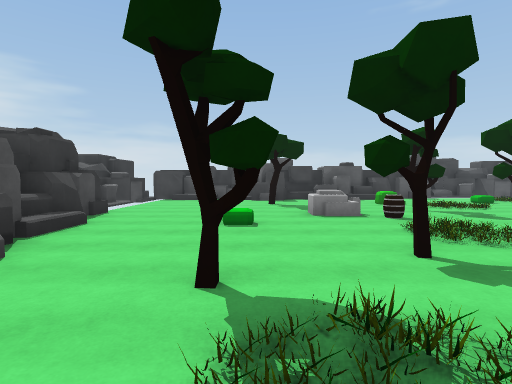
view 1 (above)

14 first-person views from a walk through a scene from a Unity 3-D project. The camera is 1.5 m above the floor, tilts 2° down and sees 80° across. The floor is counted in squares, 2 m on a side. Each view is taken from the middle of a square. On the plan, view 1 faces up. The plan holds only what a view shows up to about 10 squares ahead; the rest is blank. The place goes on beyond the plan. Some animated figures are left out. Surface patterns are stand-ins for the level's own textures.

view 2
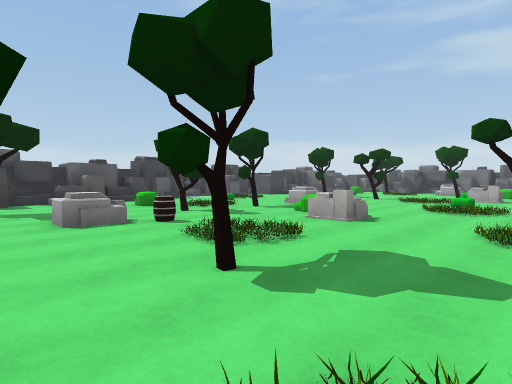

view 3
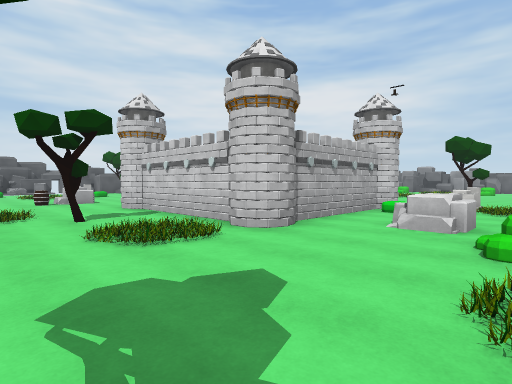

view 4
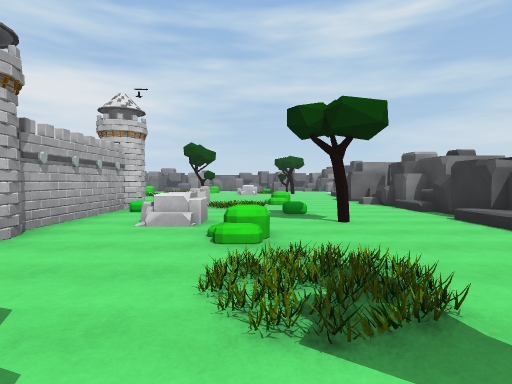

view 5
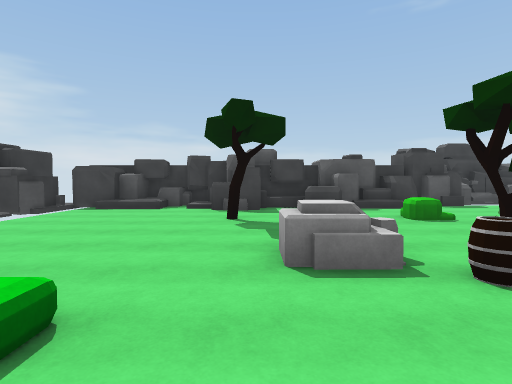

view 6
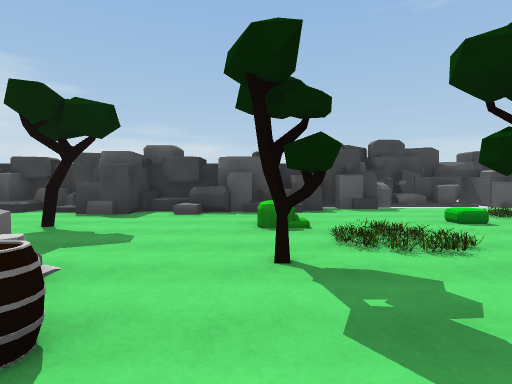

view 7
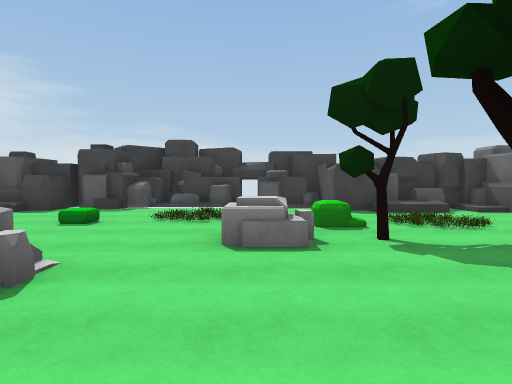

view 8
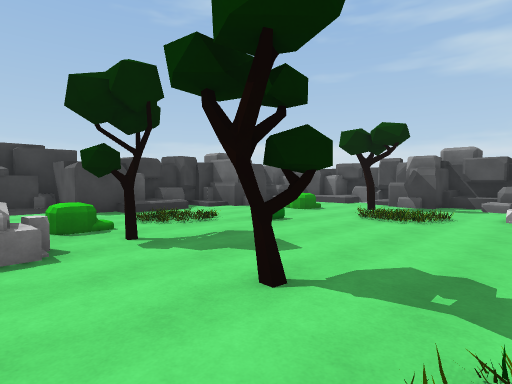

view 9
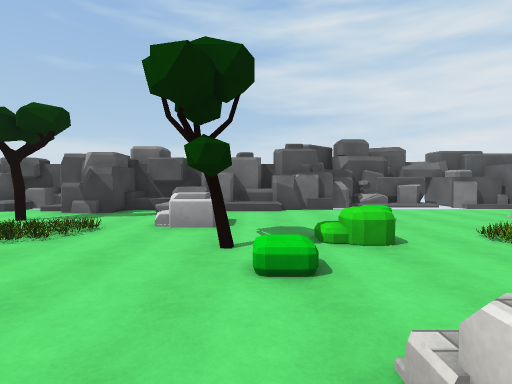

view 10
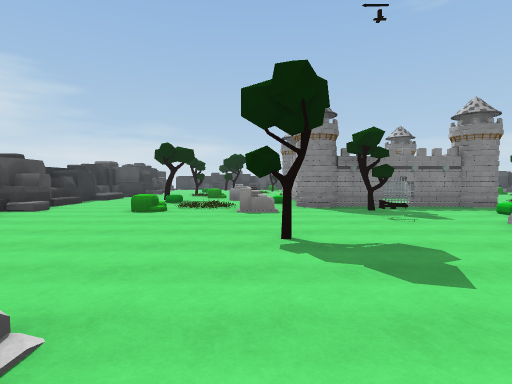

view 11
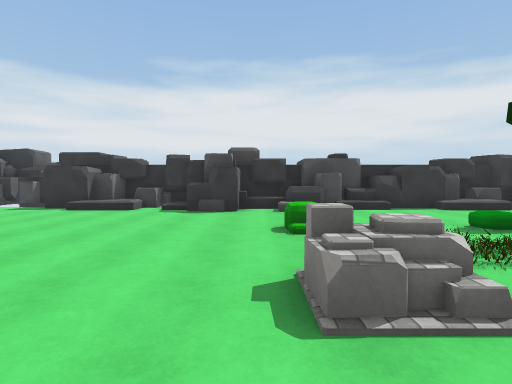

view 12
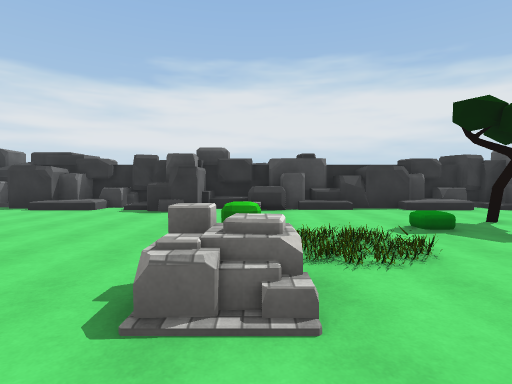

view 13
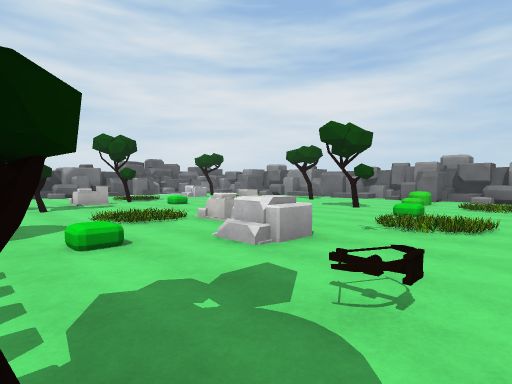

view 14
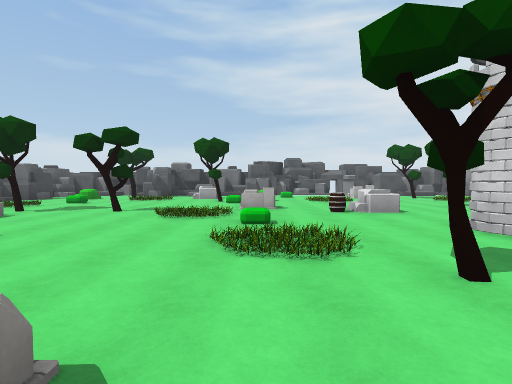

### Floor plan
Key: @ floor where view 1 was taken; # wall or solid block; . main floor; : floor 0.25 m higher than the main floor; + floor 0.5 m higher than the main floor; * floor 0.75 m higher than the main floor; % floor 1 m higher than the main floor; / step, stairs or slope; = window, fence, low wall or low ledge; ^ raised ledge; T tree; B bush; R rock; A barrel; W tower; G gate; O other object.
Columns run from 4 left of view 1 to 23 right of it. Each row starts with its distance up from view 1.
 15             ###
 14  ###########^#########
 13 ##//###^##.......##+^^#
 12 #...^#.=....... .....##
 11 #.............O  .....   ##
 10  ....T..B...... B..O..B../#
  9  .........O....R.T.....T.:#
  8 ^.......T.T../...........##
  7 #.....R...../R........O..^#
  6 #......A..//.....T.......^#
  5 ^........BR/..........%R.^#
  4  #.....O..*.....O...T....^#
  3  ^....T.......O...R../...##
  2   ..OT...............B...##
  1    .........T....A........##
  0 #...@....O.......R  .O....##
 -1 #....B...W####W....    ...^#
 -2 #/.......#      ....    ..##
 -3 #/.T..RR.#        O.     .#
 -4 #...+....#                #
 -5 #.......W#   W
 -6 ##....O..W#G##W
 -7 #^..B../..T....
 -8 #......R.....+....T
 -9 ##........=..........
-10 #/..........R..O....R
-11 #/.....T......R.....
-12 #/............  ...
-13 #/.. ......O..
-14 #..  R... .....
-15 #.     .  ...T.
-16           .....
-17           .O..
-18            .B

Positions as (right, up) in squares from view 1, and headings:
1: (0, 0), facing up
2: (0, 1), facing up-right
3: (1, 3), facing down-right
4: (1, 3), facing down
5: (1, 4), facing up
6: (4, 5), facing up
7: (11, 5), facing up
8: (11, 5), facing up-right
9: (13, 4), facing right
10: (3, -15), facing up
11: (5, -8), facing left
12: (5, -7), facing left
13: (5, -7), facing down-right
14: (5, 3), facing right
